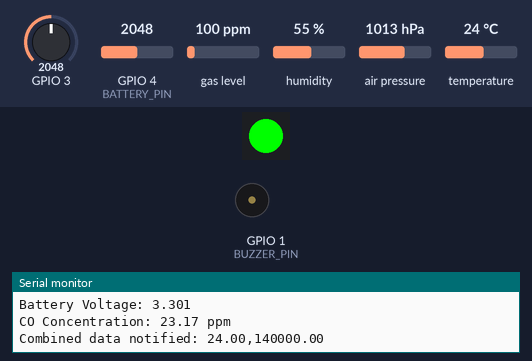
The sketch below on a simulated ESP32. Parts: 1 RGB LEDs in strip order, left to right, buzzer (waves = sounding, pin HIGH), the last lines printed to the serial monitor. The test bench sets the inputs (shaded band); at power-on: GPIO 4 (BATTERY_PIN) = 2048, GPIO 3 = 2048, gas level 100 ppm, humidity 55 %, air pressure 1013 hPa, temperature 24 °C (analog values on the 0–4095 scale). Nothing arrives over Bluetooth unless stated; a phone connects over Bluetooth LE 3 s after start.

Above: at 10.6 s.
10.7 s: GPIO 4 (BATTERY_PIN) set to 1909
18.6 s: GPIO 4 (BATTERY_PIN) set to 1802
At 23.9 s:
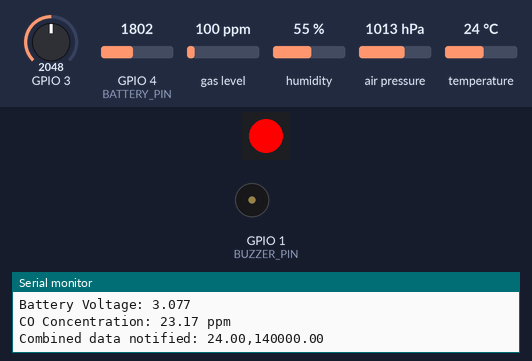
At 24.9 s:
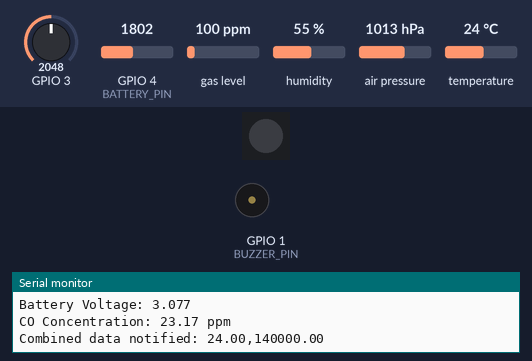
32.6 s: GPIO 4 (BATTERY_PIN) set to 2866
Timing chart, 0 to 35.6 s (numbered marks = the images above; inputs shaded):
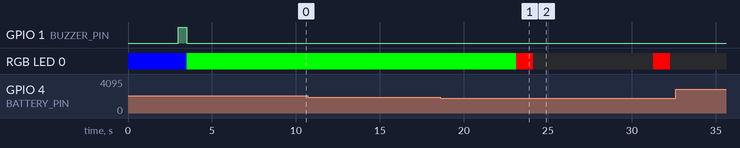

The sketch:

Air-Quality-IOT.ino
```cpp
#include <BLEDevice.h>
#include <BLEServer.h>
#include <BLEUtils.h>
#include <BLE2902.h>
#include <Wire.h>
#include <Adafruit_Sensor.h>
#include <Adafruit_BME680.h>
#include <Adafruit_NeoPixel.h>
#include "COSensor.h"

// Pin Definitions
#define I2C_SDA 5
#define I2C_SCL 6
#define LED_PIN 20
#define BUZZER_PIN 1
#define BATTERY_PIN 4

// BME680 and CO Sensor Instances
Adafruit_BME680 bme;
COSensor coSensor(3, 2.125, 10.0, 0.10786);

// NeoPixel Setup
Adafruit_NeoPixel pixels(1, LED_PIN, NEO_GRB + NEO_KHZ800);

// BLE Variables
BLEServer* pServer = nullptr;
BLECharacteristic *pCombinedCharacteristic, *pLedCharacteristic, *pBuzzerCharacteristic, *pBatteryCharacteristic, *pCOCharacteristic;

// UUIDs
const char* SERVICE_UUID = "19b10000-e8f2-537e-4f6c-d104768a1214";
const char* COMBINED_CHARACTERISTIC_UUID = "19b10005-e8f2-537e-4f6c-d104768a1214"; // New UUID for combined data
const char* LED_CHARACTERISTIC_UUID = "19b10002-e8f2-537e-4f6c-d104768a1214";
const char* BUZZER_CHARACTERISTIC_UUID = "19b10003-e8f2-537e-4f6c-d104768a1214";
const char* BATTERY_CHARACTERISTIC_UUID = "19b10004-e8f2-537e-4f6c-d104768a1214";
const char* CO_CHARACTERISTIC_UUID = "6e400002-b5a3-f393-e0a9-e50e24dcca9e";

// Forward Declarations
void setupBLE();
void setupBME680();
void updateSensorData();
void updateBatteryLevel();
void updateCOData();

class MyServerCallbacks : public BLEServerCallbacks {
public:
    MyServerCallbacks(Adafruit_NeoPixel& pixels) : pixels(pixels) {}

    void onConnect(BLEServer* pServer) override {
        updateLedColor(0, 255, 0); // Green when connected
        triggerBuzzer();
    }

    void onDisconnect(BLEServer* pServer) override {
        updateLedColor(0, 0, 255); // Blue when disconnected
    }

private:
    Adafruit_NeoPixel& pixels;

    void updateLedColor(uint8_t red, uint8_t green, uint8_t blue) {
        pixels.setPixelColor(0, pixels.Color(red, green, blue));
        pixels.show();
    }

    void triggerBuzzer() {
        digitalWrite(BUZZER_PIN, HIGH);
        delay(500);
        digitalWrite(BUZZER_PIN, LOW);
    }
};

void setup() {
    Serial.begin(115200);
    pixels.begin();
    pinMode(BUZZER_PIN, OUTPUT);
    pinMode(BATTERY_PIN, INPUT);

    setupBME680();
    setupBLE();

    pixels.setPixelColor(0, pixels.Color(0, 0, 255)); // Blue when powered on
    pixels.show();
}

void loop() {
    if (pServer->getConnectedCount() > 0) {
        updateSensorData();
        updateBatteryLevel();
        updateCOData();

    }
}

void setupBLE() {
    BLEDevice::init("ESP32");
    pServer = BLEDevice::createServer();
    pServer->setCallbacks(new MyServerCallbacks(pixels));

    BLEService *pService = pServer->createService(SERVICE_UUID);

    // BME680 Characteristic
    pCombinedCharacteristic = pService->createCharacteristic(
                      COMBINED_CHARACTERISTIC_UUID,
                      BLECharacteristic::PROPERTY_READ   |
                      BLECharacteristic::PROPERTY_NOTIFY
                    );
    pCombinedCharacteristic->addDescriptor(new BLE2902());

    // LED Characteristic
    pLedCharacteristic = pService->createCharacteristic(
                      LED_CHARACTERISTIC_UUID,
                      BLECharacteristic::PROPERTY_WRITE
                    );
    pLedCharacteristic->addDescriptor(new BLE2902());

    // Buzzer Characteristic
    pBuzzerCharacteristic = pService->createCharacteristic(
                      BUZZER_CHARACTERISTIC_UUID,
                      BLECharacteristic::PROPERTY_WRITE
                   );
    pBuzzerCharacteristic->addDescriptor(new BLE2902());

    // Battery Characteristic
    pBatteryCharacteristic = pService->createCharacteristic(
                     BATTERY_CHARACTERISTIC_UUID,
                     BLECharacteristic::PROPERTY_READ |
                     BLECharacteristic::PROPERTY_NOTIFY
                    );
    pBatteryCharacteristic->addDescriptor(new BLE2902());

    // CO Characteristic
    pCOCharacteristic = pService->createCharacteristic(
                    CO_CHARACTERISTIC_UUID,
                     BLECharacteristic::PROPERTY_READ |
                     BLECharacteristic::PROPERTY_NOTIFY
                    );
    pCOCharacteristic->addDescriptor(new BLE2902());

    pService->start();

    BLEAdvertising *pAdvertising = BLEDevice::getAdvertising();
    pAdvertising->addServiceUUID(SERVICE_UUID);
    pAdvertising->setScanResponse(false);
    pAdvertising->setMinPreferred(0x0);
    BLEDevice::startAdvertising();
    Serial.println("Waiting for a client connection to notify...");
}

void setupBME680() {
    Wire.begin(I2C_SDA, I2C_SCL, 100000);
    if (!bme.begin(0x76, &Wire)) {
        Serial.println("Could not find a valid BME680 sensor, check wiring!");
        while (1);
    }
    bme.setTemperatureOversampling(BME680_OS_8X);
}

void updateSensorData() {
    if (!bme.performReading()) {
        Serial.println("Failed to perform reading :(");
        return;
    }

    // Send temperature and VOC as a combined string, separated by a comma
    String combinedData = String(bme.temperature) + "," + String(bme.gas_resistance);
    pCombinedCharacteristic->setValue(combinedData.c_str());
    pCombinedCharacteristic->notify();
    Serial.println("Combined data notified: " + combinedData);
    delay(1000);
}

void updateCOData() {
    // Send CO level as a raw value
    float concentration = coSensor.readConcentration();
    pCOCharacteristic->setValue(String(concentration).c_str());
    pCOCharacteristic->notify();
    Serial.print("CO Concentration: ");
    Serial.print(concentration);
    Serial.println(" ppm");
    delay(5000);
}

void updateBatteryLevel() {
    uint32_t Vbatt = analogRead(BATTERY_PIN);
    float Vbattf = 2 * Vbatt / 4095.0 * 3.3; // Calculate battery voltage
    if (Vbattf < 3.0) {
        pixels.setPixelColor(0, pixels.Color(255, 0, 0)); // Red when battery is low
        pixels.show();
        delay(1000);
        pixels.setPixelColor(0, pixels.Color(0, 0, 0)); // Turn off LED
        pixels.show();
        delay(1000);
    }
    pBatteryCharacteristic->setValue(String(Vbattf).c_str());
    pBatteryCharacteristic->notify();
    Serial.print("Battery Voltage: ");
    Serial.println(Vbattf, 3);
}
```

COSensor.cpp
```cpp
// COSensor.cpp
#include "COSensor.h"
#include <Arduino.h>

COSensor::COSensor(int pin, float sensitivity, float loadResistor, float cOff)
    : _sensorPin(pin), _sensitivity(sensitivity), _loadResistor(loadResistor), _cOff(cOff) {
    _voltageRef = 1.2; // Default reference voltage
    _adcResolution = 4095; // Default ADC resolution
}

void COSensor::begin() {
    analogReadResolution(12); // Set ADC resolution to 12 bits
}

float COSensor::readConcentration() {
    int sensorValue = analogRead(_sensorPin);
    float sensorVoltage = (sensorValue / (float)_adcResolution) * _voltageRef;
    sensorVoltage -= _cOff;
    return (sensorVoltage / (_sensitivity / 1000.0)) / _loadResistor;
}
```

COSensor.h
```cpp
// COSensor.h
#ifndef CO_SENSOR_H
#define CO_SENSOR_H

class COSensor {
public:
    COSensor(int pin, float sensitivity, float loadResistor, float cOff);
    void begin();
    float readConcentration();

private:
    int _sensorPin;
    float _sensitivity;
    float _loadResistor;
    float _cOff;
    float _voltageRef;
    int _adcResolution;
};

#endif
```

Measured:
- the behaviour switches between 1862 and 1861 on GPIO 4 (BATTERY_PIN) (found by bisection; images 0 and 1)
- after the input at 18.6 s, RGB LED 0: alternates RGB(255, 0, 0) for 1.0 s and off for 7.2 s, starting after 4.5 s
